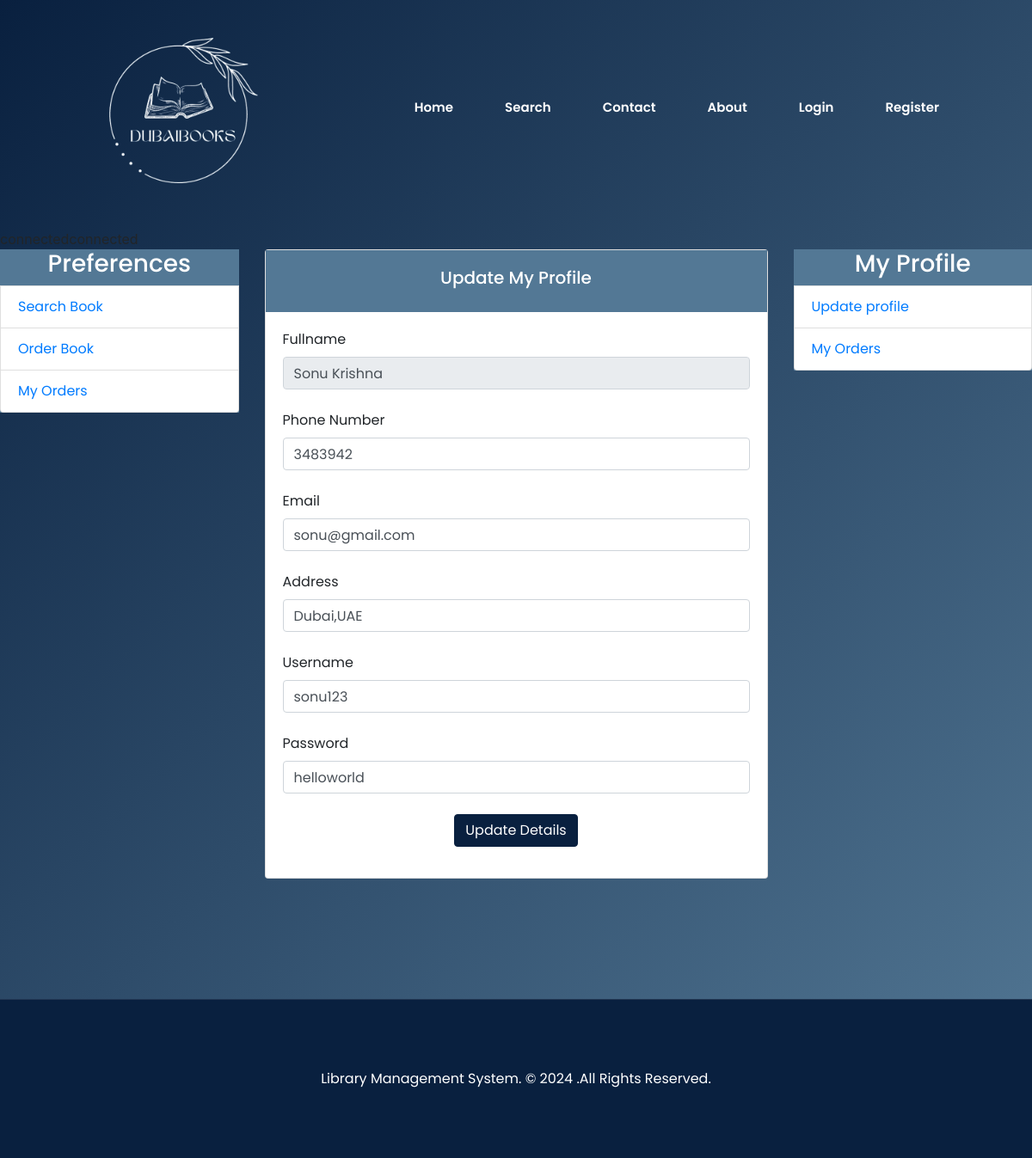
Page /AdminWW/php/userupdate.php (signed in) on the committed database.
### tables this page shows
CREATE TABLE `users` (
  `id` int(11) NOT NULL,
  `name` varchar(255) NOT NULL,
  `address` varchar(255) NOT NULL,
  `gender` varchar(255) NOT NULL,
  `phone_number` int(11) NOT NULL,
  `email` varchar(255) NOT NULL,
  `username` varchar(255) NOT NULL,
  `password` varchar(255) NOT NULL
);

### AdminWW/php/userupdate.php (the view, shortened to what this page needs)
<!DOCTYPE html>
<html>
<head>
<link rel="stylesheet" href="https://stackpath.bootstrapcdn.com/bootstrap/4.3.1/css/bootstrap.min.css">
  <link rel="stylesheet" type="text/css" href="index_style.css">
  <link rel="stylesheet" href="https://unpkg.com/boxicons@latest/css/boxicons.min.css">
  <link href="https://cdn.jsdelivr.net/npm/remixicon@3.6.0/fonts/remixicon.css" rel="stylesheet">
<head>
	<header>
		<img src="../images/Dubaibookss.png" alt="Logo Image" width="200" height="200" class="d-inline-block align-top">
		<ul class="navlist">
			<li><a href="new_index.php" style="color: white;">Home</a></li>
			<li><a href="Searchfeature.php" style="color: white;">Search</a></li>
			<li><a href="contact.php" style="color: white;">Contact</a></li>
			<li><a href="about.php" style="color: white;">About</a></li>
			<li><a href="userlogin.php" style="color: white;">Login</a></li>
			<li><a href="signup.php" style="color: white;">Register</a></li>
		</ul>
	</header>
</head>
<body>
 <?php
				    require('userlogin_process.php');
				    $var1 = $_SESSION['name'];
				    $sql = "SELECT * FROM users WHERE name = '$var1'";
				    $result = mysqli_query($conn, $sql);
				    if(mysqli_num_rows($result) > 0){
				       while ($row=mysqli_fetch_array($result)) {
				       $name =  $row['name'];
				       $phone = $row['phone_number'];
				       $email = $row['email'];
				       $address = $row['address'];
				       $uname = $row['username'];
				       $password =   $row['password'];
				       }
				   }else{
      echo "<script>alert('The record cant be found')</script>";
      echo "<script>window.open('doctor_details.php', '_self')</script>";
    }
                    ?>
<div class="row">
				<div class="col-md-3">
				<div class="list-group">
					<class="list-group-item active" style="background-color: #537895; color: white; border-color: #06F2F8;"><h3 align="center">Preferences</h3>
                    <a href="Searchfeature.php" class="list-group-item">Search Book</a>
					<a href="orderform.php" class="list-group-item">Order Book</a>
					<a href="" class="list-group-item">My Orders</a>
                     </div>
			</div>
		<div class="col-md-6">
			<div class="card">
					<div class="card-body" style="background-color: #537895;; color: white; text-align: center;">
				<h5 >Update My Profile </h5></div>
				<div class="card-body" >
					<form class="form-group" action="userupdate_process.php" method="POST" enctype="multipart/form-data">
					 <label>Fullname</label>
						<input type="text" name="fullname"  class="form-control" value="<?php echo $name; ?>" readonly><br>
					<label>Phone Number</label>
						<input type="number" name="number"  class="form-control" value="<?php echo $phone; ?>" min=10><br>
					<label>Email</label>
						<input type="email" name="email"  class="form-control" value="<?php echo $email; ?>"><br>
					<label>Address</label>
						<input type="text" name="address"  class="form-control" value="<?php echo $address; ?>"><br>
					<label>Username</label>
						<input type="text" name="username"  class="form-control" value="<?php echo $uname; ?>"><br>
					<label>Password</label>
						<input type="text" name="password"  class="form-control" value="<?php echo $password; ?>"><br>
						<center> <input type="submit" name="update" value="Update Details" class="btn btn-primary" style="background-color: #09203F; color: white; border-color: #09203F;"></center>
					</form>
				</div>
			</div><p><br><p><p>
		</div>
<div class="col-md-3">
				<div class="list-group">
					<class="list-group-item active" style="background-color: #537895;; color: white;"><h3 align="center">My Profile</h3>
                    <a href="userupdate.php" class="list-group-item">Update profile</a>
					<a href="" class="list-group-item">My Orders</a>
                     </div>
			</div>
		 <footer id="footer">
        <div class="container-footer">
            <div class="row">
                <div class="col-sm-12">
                    <center> Library Management System. &copy; <?= date('Y'); ?> .All Rights Reserved.</center>
                    <div class="icons footer-icons">
                    </div>
                </div>
            </div>
        </div>
    </footer>
</body>
</html>

### AdminWW/php/index_style.css (style rules this page uses)
* { padding: 0; margin: 0; box-sizing: border-box; font-family: 'Poppins', sans-serif; list-style: none; text-decoration: none; }
body { background: linear-gradient(135deg, #09203F, #537895); }
header { position: relative; right: 0; top: 0; z-index: 1000; width: 100%; display: flex; align-items: center; justify-content: space-between; padding: 33px 9%; background: transparent; }
.navlist { display: flex; }
.navlist a { color: white; margin-left: 60px; font-size: 15px; font-weight: 600; border-bottom: 2px solid transparent; transition: all .55s ease; }
.icons { position: absolute; top: 50%; padding: 0 9%; transform: translateY(-50px); }
.footer-icons { text-align: center; margin-top: 20px; display: flex; justify-content: center; }

### AdminWW/php/userupdate.php (style rules this page uses)
body { background: linear-gradient(135deg, #09203F, #537895); }
footer { background-color: #09203F; color: #fff; padding: 80px 0; margin-top: 100px; border-top: 1px solid rgba(255, 255, 255, 0.1); width: 100%; }
.container-footer { width: 100%; padding: 0 15px; }

### rows in the picture
users: fullname "Sonu Krishna", number "3483942", email "sonu@gmail.com", address "Dubai,UAE", username "sonu123", password "helloworld"
